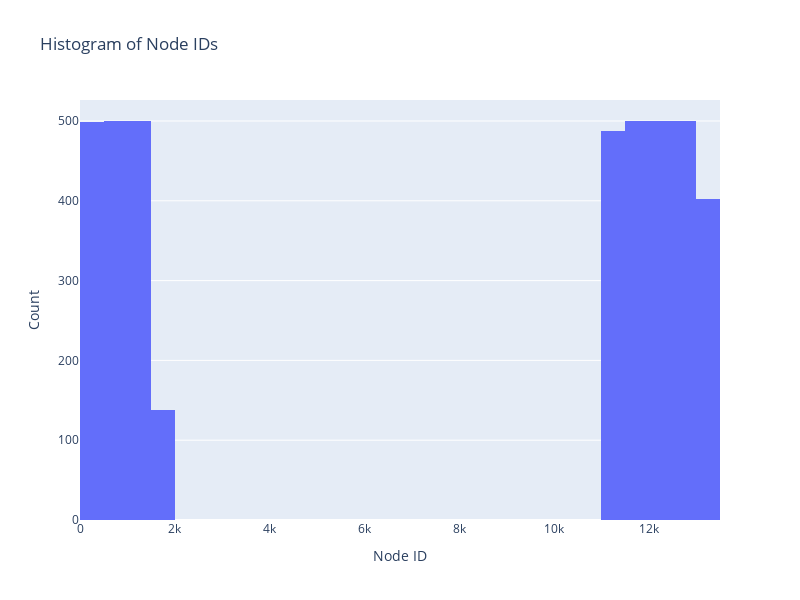

Source (notebook cell):
### Code cell
# Extract the node IDs (filtering out any that might be None)
node_ids = [node['node'] for node in nodes if node['node'] is not None]

# Create a histogram to show the distribution of node IDs
fig_hist = go.Figure(data=[go.Histogram(x=node_ids, nbinsx=50)])
fig_hist.update_layout(
    title="Histogram of Node IDs",
    xaxis_title="Node ID",
    yaxis_title="Count",
    width=800,   # Adjust the width as needed
    height=600   # Adjust the height as needed
)
fig_hist.show()

### Figure 1 — Plotly figure (JSON) as saved in the notebook; plotly's stock layout.template omitted (floating-point values rounded to 4 significant figures; data arrays with more than 128 entries replaced by an {"elided": "..."} marker saying what was removed)
{"data": [{"nbinsx": 50, "type": "histogram", "x": {"elided": "4027 int values"}}], "layout": {"height": 600, "title": {"text": "Histogram of Node IDs"}, "width": 800, "xaxis": {"title": {"text": "Node ID"}}, "yaxis": {"title": {"text": "Count"}}}}
